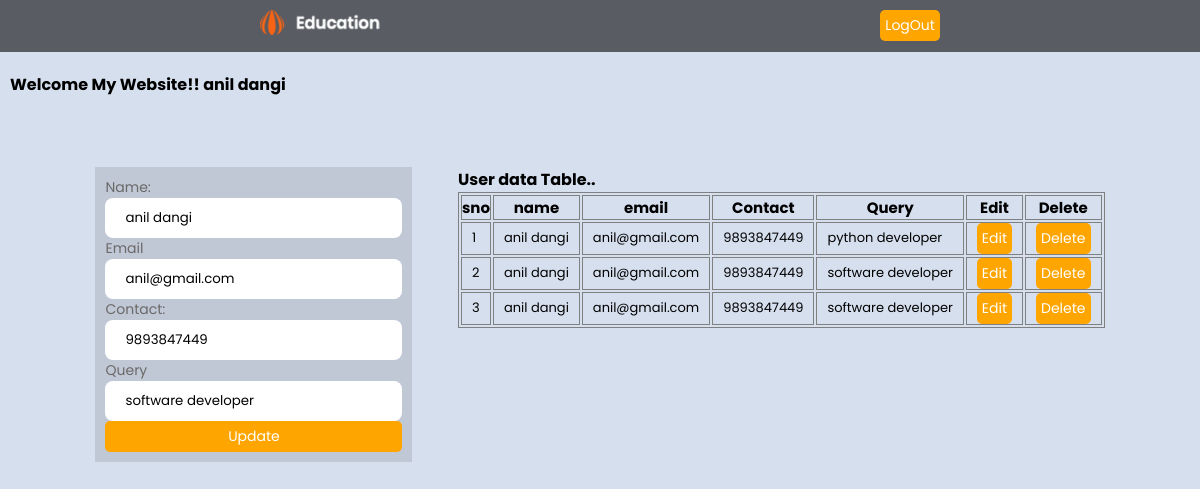
Screenshot of /app/edit/3 with the database file from the repository.
### app/models.py (models this page shows, shortened)
class Students(models.Model):
    stu_name=models.CharField(max_length=50)
    stu_email=models.CharField(max_length=50)
    stu_contact=models.IntegerField()
    stu_password=models.CharField(max_length=25)

class myQuery(models.Model):
    stu_name=models.CharField(max_length=50)
    stu_email=models.CharField(max_length=50)
    stu_contact=models.IntegerField(null=True)
    stu_query=models.CharField(max_length=50)

### app/views.py (the view)
# urls.py: path('edit/<int:x>',views.edit,name="edit"),
def edit(request,x):
    data1=myQuery.objects.get(id=x)
    id1=data1.id
    email=data1.stu_email
    name=data1.stu_name
    contact=data1.stu_contact
    query=data1.stu_query
    data=Students.objects.get(stu_email=email)
    data={
        'name':data.stu_name,
        'email':data.stu_email,
        'contact':data.stu_contact,
        'password':data.stu_password
        }
    query_data=myQuery.objects.filter(stu_email=email)
    edit_data={
        'id':id1,
        'email':email,
        'name':name,
        'contact':contact,
        'query':query,
    }
    return render(request,'dashboard.html',{'key2':edit_data, 'data':data, 'query_data':query_data})

### app/templates/dashboard.html (shortened to what this page needs)
<!DOCTYPE html>
{% load static %}
<html lang="en">
<head>
    <link rel="stylesheet" href="https://cdnjs.cloudflare.com/ajax/libs/font-awesome/6.6.0/css/all.min.css"
 />
    <link rel="stylesheet" href="{% static 'css/style.css' %}">
</head>
<body>
    <div class="dashboard">
        <div class="navbar">
            <div class="logo">
                <img src="{% static 'img/logo.png' %}" width="120">
            </div>
            <div>
                <a href="{% url 'logout' %}"><button>LogOut</button></a>
            </div>
        </div>
        <h4 style="padding: 20px 10px;">Welcome My Website!! {{data.name}}</h4>
        <div class="board">
            <div>
                {% if key2 %}
                <form action="{% url 'update' x=key2.id %}" x=key2.id class="form" method="post">
                    <label for="name">Name:</label>
                    <input type="text" name="name" value="{{key2.name}}" readonly>
                    <label for="email">Email</label>
                    <input type="email" name="email" value="{{key2.email}}" readonly>
                    <label for="contact">Contact:</label>
                    <input type="number" name="contact" value="{{key2.contact}}" readonly>
                    <label for="query">Query</label>
                    <input type="text" name="query" value="{{key2.query}}" inputmode="">
                    <button>Update</button>
                </form>
                {% endif %}
            </div>
            <div class="res-tbl">
                <h4>User data Table..</h4>
                <table class="table table-hover">
                    <tr>
                        <th>sno</th>
                        <th>name</th>
                        <th>email</th>
                        <th>Contact</th>
                        <th>Query</th>
                        <th>Edit</th>
                        <th>Delete</th>
                    </tr>
                    <tbody>
                        {% for i in query_data %}
                        <tr>
                            <td>{{forloop.counter}}</td>
                            <td>{{i.stu_name}}</td>
                            <td>{{i.stu_email}}</td>
                            <td>{{i.stu_contact}}</td>
                            <td>{{i.stu_query}}</td>
                            <td><a href="{% url 'edit' x=i.id %}"><button>Edit </button></a></td>
                            <td><a href="{% url 'delete' x=i.id y=i.stu_email %}"><button>Delete</button></a></td>
                        </tr>
                        {% endfor %}
                    </tbody>
                </table>
            </div>
        </div>
    </div>
</body>
</html>

### app/static/css/style.css (style rules this page uses)
* { margin: 0; padding:0; box-sizing: border-box; font-family: "Poppins", sans-serif; }
.dashboard { background-color: rgb(214, 223, 238); }
.navbar { display: flex; justify-content: space-around; align-items: center; position: sticky; background-color: rgba(8, 6, 6, 0.6); top: 0; padding:10px; color:white; }
.logo img { width:120px; }
table,tr,th,td { border: 1px solid gray; }
button { border: none; background-color: orange; color:white; font-weight: 400; font-size: 14px; padding: 5px; border-radius: 5px; }
button { color:white; }
.board { display: flex; justify-content: space-evenly; padding:50px; height: 100vh; }
.board form { display: flex; flex-direction: column; width: 100%; background-color: rgba(0,0,0, .1); padding:10px; }
.board form input { padding:10px 20px; border: none; border-radius: 8px; }
.board table { width: 100%; font-size: 15px; }
label { color:rgb(107, 104, 104); font-size: 14px; font-weight: 400; }
td { padding:0px 10px; font-size: 13px; font-weight: 400; }

### rows the page displays
Students: name "anil dangi"
myQuery: name "anil dangi", email "anil@gmail.com", query "software developer", stu_name "anil dangi", stu_email "anil@gmail.com", stu_contact "9893847449", stu_query "software developer"
myQuery: stu_name "anil dangi", stu_email "anil@gmail.com", stu_contact "9893847449", stu_query "python developer"
myQuery: stu_name "anil dangi", stu_email "anil@gmail.com", stu_contact "9893847449", stu_query "software developer"
